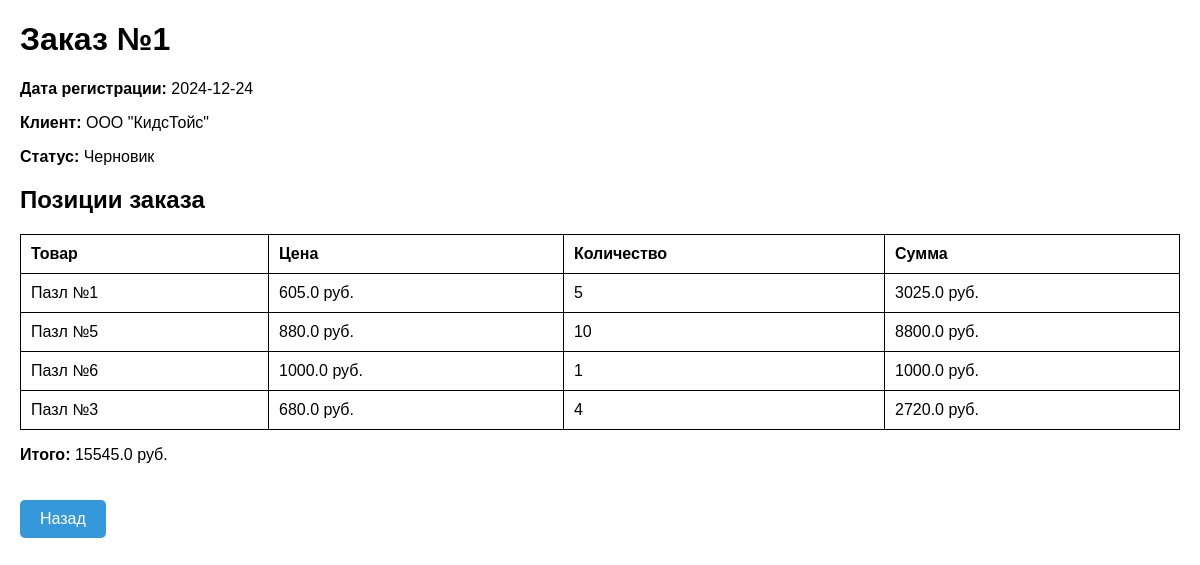
Page /order/1 on the committed database.
### app.py (models this page shows)
class Order(Base):
    __tablename__ = 'orders'
    id = Column(Integer, primary_key=True)
    client_id = Column(Integer, ForeignKey('clients.id'), nullable=False)
    status = Column(
        Enum('Черновик', 'Подтверждён', 'На производстве', 'Готов к отгрузке', 'Отгружен клиенту', name='order_status'),
        nullable=False, default='Черновик')
    order_date = Column(Date, default=datetime.now, nullable=False)
    delivery_date = Column(Date, nullable=True)
    client = relationship("Client", backref="orders")

class Client(Base):
    __tablename__ = 'clients'
    id = Column(Integer, primary_key=True)
    name = Column(String, nullable=False)

class OrderItem(Base):
    __tablename__ = 'order_items'
    id = Column(Integer, primary_key=True)
    order_id = Column(Integer, ForeignKey('orders.id'), nullable=False)
    puzzle_id = Column(Integer, ForeignKey('puzzles.id'), nullable=False)
    quantity = Column(Integer, nullable=False)
    price = Column(Float, nullable=False)
    total = Column(Float, nullable=False)
    order = relationship("Order", backref="order_items")
    puzzle = relationship("Puzzle", backref="order_items")

class Puzzle(Base):
    __tablename__ = 'puzzles'
    id = Column(Integer, primary_key=True)
    name = Column(String, nullable=False)
    piece_count = Column(Integer, nullable=False)
    plywood_sheet_id = Column(Integer, ForeignKey('plywood_sheets.id'), nullable=False)
    image_path = Column(String, nullable=True)
    plywood_sheet = relationship("PlywoodSheet", backref="puzzles")

### app.py (the view, shortened to what this page needs)
@app.route('/order/<int:order_id>', methods=['GET', 'POST'])
def order_page(order_id):
    order = session.query(Order).filter(Order.id == order_id).first()
    if not order:
        return "Order not found", 404
    puzzles = session.query(Puzzle).all()
    return render_template('order.html', order=order, puzzles=puzzles)

### templates/order.html (shortened to what this page needs)
<!DOCTYPE html>
<html lang="en">
<head>
</head>
<body>
    <h1>Заказ №{{ order.id }}</h1>
    <p><strong>Дата регистрации:</strong> {{ order.order_date }}</p>
    <p><strong>Клиент:</strong> {{ order.client.name }}</p>
    <p><strong>Статус:</strong> {{ order.status }}</p>
    <h2>Позиции заказа</h2>
    <table>
        <thead>
            <tr>
                <th>Товар</th>
                <th>Цена</th>
                <th>Количество</th>
                <th>Сумма</th>
            </tr>
        </thead>
        <tbody>
            {% for item in order.order_items %}
            <tr>
                <td>{{ item.puzzle.name }}</td>
                <td>{{ item.price }} руб.</td>
                <td>{{ item.quantity }}</td>
                <td>{{ item.total }} руб.</td>
            </tr>
            {% endfor %}
        </tbody>
    </table>
    <p><strong>Итого:</strong> {{ order.order_items|sum(attribute='total') }} руб.</p>
    <a href="/" class="back-btn">Назад</a>
</body>
</html>

### templates/order.html (style rules this page uses)
body { font-family: Arial, sans-serif; margin: 20px; }
table { width: 100%; border-collapse: collapse; margin-top: 20px; }
table, th, td { border: 1px solid black; }
th, td { padding: 10px; text-align: left; }
.back-btn { margin-top: 20px; display: inline-block; text-decoration: none; color: white; background-color: #3498db; padding: 10px 20px; border-radius: 5px; }

### rows in the picture
Order: id "1", order_date "2024-12-24", status "Черновик"
Client: client.name "ООО \"КидсТойс\""
OrderItem: puzzle.name "Пазл №1", price "605.0", quantity "5", total "3025.0"
OrderItem: puzzle.name "Пазл №5", price "880.0", quantity "10", total "8800.0"
OrderItem: puzzle.name "Пазл №6", price "1000.0", quantity "1", total "1000.0"
OrderItem: puzzle.name "Пазл №3", price "680.0", quantity "4", total "2720.0"

### other values in the picture
{{ order.order_items|sum(attribute='total') }} "15545.0"
